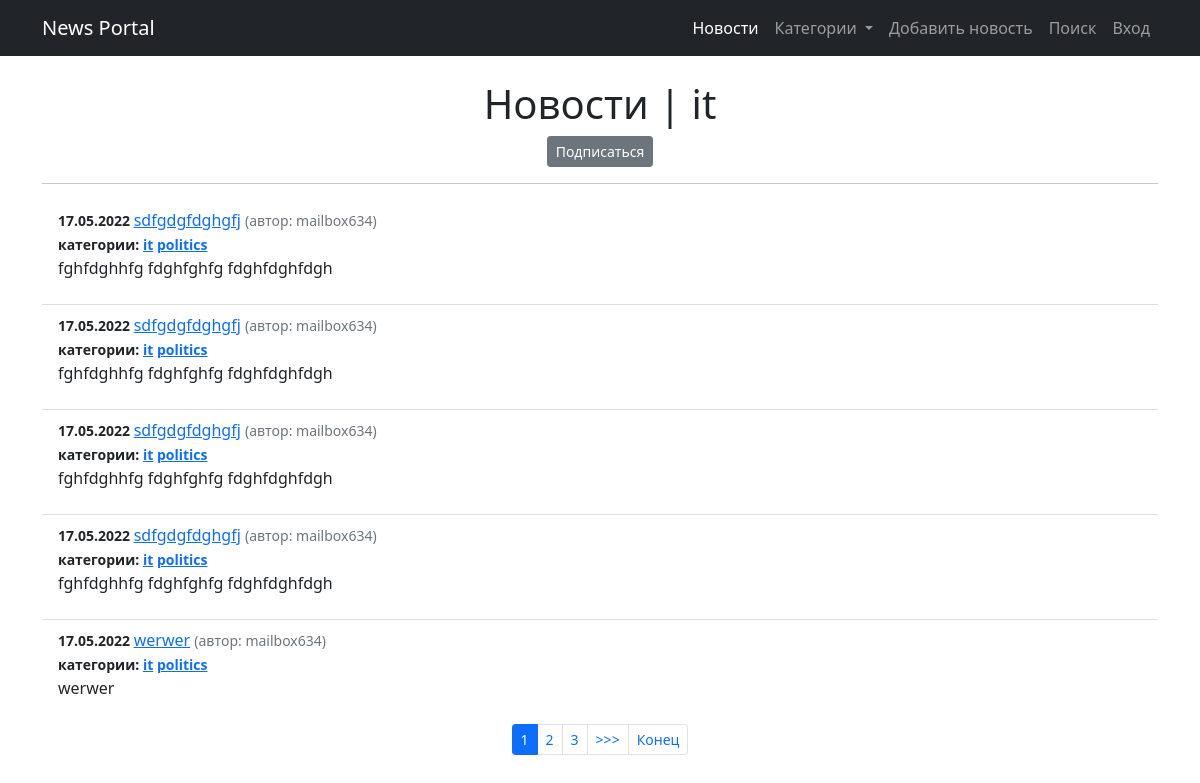
Before: /news/category/it with the older database file.
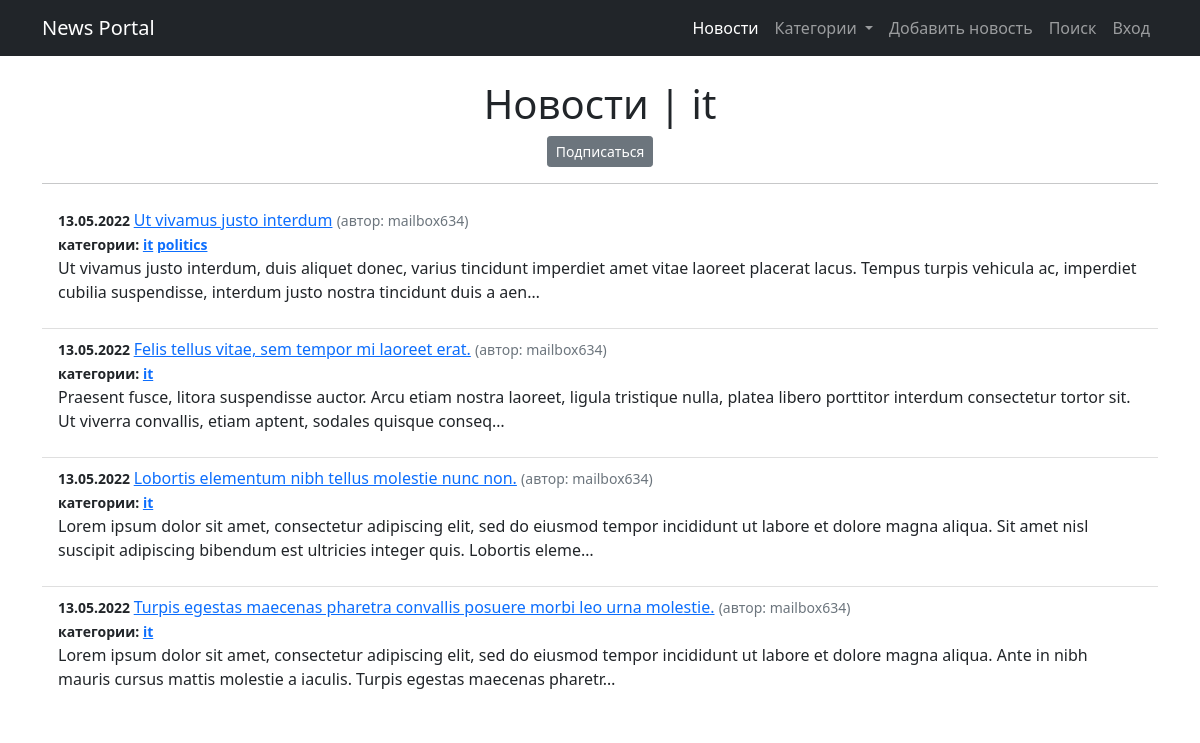
After: the same page with the newer database file.
### news/models.py (models this page shows, shortened)
class Post(models.Model):
    article = 'AR'
    news = 'NW'
    POST_TYPE = [
        (article, 'статья'),
        (news, 'новость'),
    ]
    author = models.ForeignKey(Author, on_delete=models.CASCADE)
    post_type = models.CharField(
        max_length=2, choices=POST_TYPE, default=article)
    date = models.DateTimeField(auto_now_add=True)
    title = models.CharField(max_length=255)
    text = models.TextField()
    rating = models.IntegerField(default=0)
    category = models.ManyToManyField(
        Category, through='PostCategory')

class Author(models.Model):
    username = models.OneToOneField(
        User, on_delete=models.CASCADE, primary_key=True)
    rating = models.IntegerField(default=0)
    def __str__(self):
        return self.username.username

class Category(models.Model):
    name = models.CharField(max_length=255, unique=True)
    subscriber = models.ManyToManyField(
        'Subscriber', through='CategorySubscriber')
    def __str__(self):
        return self.name

### news/views.py (the view)
# urls.py: path('category/<str:category>', CategoryNewsListView.as_view(),
class CategoryNewsListView(NewsList):
    model = Post
    template_name = 'news/category_news_list.html'
    context_object_name = 'category_news_list'
    def get_queryset(self):
        self.category = get_object_or_404(
            Category, name=self.kwargs['category'])
        queryset = Post.objects.filter(
            category__name=self.category).order_by('-date')
        return queryset
    def get_context_data(self, **kwargs):
        context = super(CategoryNewsListView, self).get_context_data(**kwargs)
        context['category'] = self.category
        return context

### news/templatetags/custom_filters.py (called while the page is built)
@register.filter()
def format_date(value):
    return value.strftime("%d.%m.%Y")

@register.filter()
def censor(text):
    if type(text) != str:
        return "Type error. Is not string"
    for word in CENSOR_WORDS:
        text = re.sub(r'(?:'+word[1:]+'?)[^\s]+',
                      ("*" * (len(word) - 1)), text)
    return text

### news/views.py (called while the page is built)
    def get_context_data(self, **kwargs):
        category_menu = Category.objects.all()
        context = super().get_context_data(**kwargs)
        context['is_not_authors'] = not self.request.user.groups.filter(
            name='authors').exists()
        context['category_menu'] = category_menu
        return context

### templates/news/category_news_list.html (shortened to what this page needs)
{% extends 'flatpages/default.html' %}
{% load custom_filters %}
{% block content %}
<h1 class="text-center"> Новости | {{category}}</h1>
<p class="text-center"><a href="{% url 'subscribe' category %}" class="btn btn-secondary btn-sm">Подписаться</a></p>
<hr>
    <ul class="list-group list-group-flush">
        {% for cat in category_news_list %}
            <li class="list-group-item">
                <small class="fw-bold">{{ cat.date | format_date }} </small>
                <a href="{% url 'news_post' cat.id %}">{{ cat.title | censor}}</a>
                <small class="text-muted ">(автор: {{ cat.author}})</small> <br>
                <small class="fw-bold">категории:
                    {% for category in cat.category.all %}
                        <a href="{% url 'category_news_list' category %}">{{ category}}</a>
                    {% endfor %}
                </small>
                <p>{{cat.text | censor | truncatechars:210}}</p>
            </li>
        {% endfor %}
    </ul>
    {% if is_paginated %}
    <nav aria-label="...">
        <ul class="pagination pagination-sm justify-content-center">
        {% for num in page_obj.paginator.page_range %}
            {% if page_obj.number == num %}
                <li class="page-item active"><a class="page-link">{{ num }}</a></li>
            {% elif num > page_obj.number|add:'-3' and num < page_obj.number|add:'3' %}
                <li class="page-item"><a class="page-link" href="?page={{ num }}">{{ num }}</a></li>
            {% endif %}
        {% endfor %}
        {% if page_obj.has_next %}
            <li class="page-item"><a class="page-link" href="?page={{ page_obj.next_page_number }}">>>></a></li>
            <li class="page-item"><a class="page-link" href="?page={{ page_obj.paginator.num_pages }}">Конец</a></li>
        {% endif %}
    </ul>
    </nav>
    {% endif %}
{% endblock content %}

Changed rows visible on the page:
removed Post: date "17.05.2022", title|censor "sdfgdgfdghgfj", author "mailbox634", text|censor "fghfdghhfg fdghfghfg fdghfdghfdgh", Category (name "it"), Category (name "politics")
removed Post: date "17.05.2022", title|censor "sdfgdgfdghgfj", author "mailbox634", text|censor "fghfdghhfg fdghfghfg fdghfdghfdgh", Category (name "it"), Category (name "politics")
removed Post: date "17.05.2022", title|censor "sdfgdgfdghgfj", author "mailbox634", text|censor "fghfdghhfg fdghfghfg fdghfdghfdgh", Category (name "it"), Category (name "politics")
removed Post: date "17.05.2022", title|censor "sdfgdgfdghgfj", author "mailbox634", text|censor "fghfdghhfg fdghfghfg fdghfdghfdgh", Category (name "it"), Category (name "politics")
removed Post: date "17.05.2022", title|censor "werwer", author "mailbox634", text|censor "werwer", Category (name "it"), Category (name "politics")
now on this page (row unchanged): Post: date "13.05.2022", title|censor "Ut vivamus justo interdum", author "mailbox634", text|censor "Ut vivamus justo interdum, duis aliquet donec, varius tincidunt imperdiet amet vitae laoreet placerat lacus. Tempus turpis vehicula ac, imperdiet cubilia suspendisse, interdum justo nostra tincidunt duis a aen…", Category (name "it"), Category (name "politics")
now on this page (row unchanged): Post: date "13.05.2022", title|censor "Felis tellus vitae, sem tempor mi laoreet erat.", author "mailbox634", text|censor "Praesent fusce, litora suspendisse auctor. Arcu etiam nostra laoreet, ligula tristique nulla, platea libero porttitor interdum consectetur tortor sit. Ut viverra convallis, etiam aptent, sodales quisque conseq…", Category (name "it")
now on this page (row unchanged): Post: date "13.05.2022", title|censor "Lobortis elementum nibh tellus molestie nunc non.", author "mailbox634", text|censor "Lorem ipsum dolor sit amet, consectetur adipiscing elit, sed do eiusmod tempor incididunt ut labore et dolore magna aliqua. Sit amet nisl suscipit adipiscing bibendum est ultricies integer quis. Lobortis eleme…", Category (name "it")
now on this page (row unchanged): Post: date "13.05.2022", title|censor "Turpis egestas maecenas pharetra convallis posuere morbi leo urna molestie.", author "mailbox634", text|censor "Lorem ipsum dolor sit amet, consectetur adipiscing elit, sed do eiusmod tempor incididunt ut labore et dolore magna aliqua. Ante in nibh mauris cursus mattis molestie a iaculis. Turpis egestas maecenas pharetr…", Category (name "it")
Other visible differences:
list line gone: "1"
list line gone: "2"
list line gone: "3"
text no longer shown: ">>> Конец"
